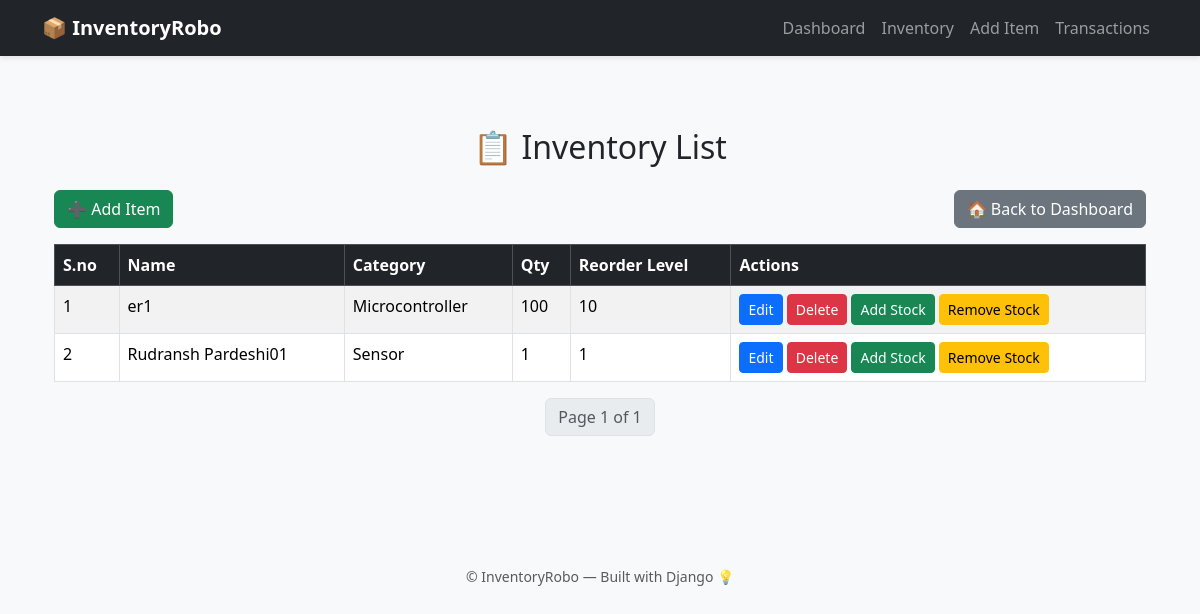
The app's page /inventory/, older data.
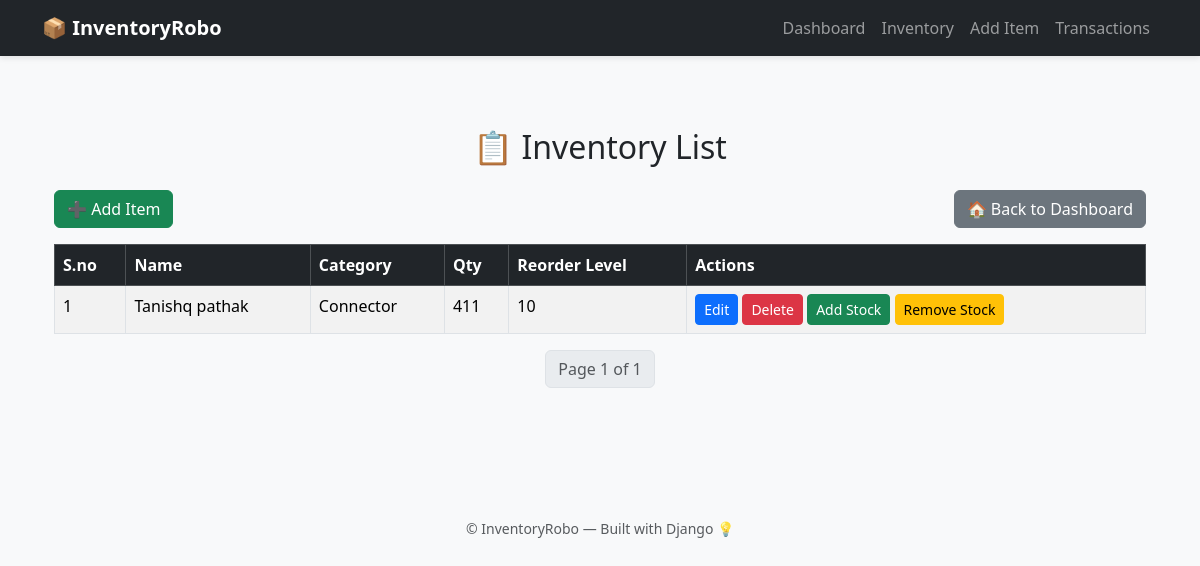
The same page, newer data.
### inventory/models.py (models this page shows, shortened)
class Item(models.Model):
    CATEGORY_CHOICES = [
        ('Sensor', 'Sensor'),
        ('Connector', 'Connector'),
        ('Resistor', 'Resistor'),
        ('Microcontroller', 'Microcontroller'),
        ('Other', 'Other'),
    ]
    serial_no = models.PositiveIntegerField(unique=True, blank=True, null=True)
    name = models.CharField(max_length=100)
    category = models.CharField(max_length=50, choices=CATEGORY_CHOICES)
    custom_category = models.CharField(max_length=100, blank=True, null=True)
    quantity = models.PositiveIntegerField(default=0)
    reorder_level = models.PositiveIntegerField(default=5)
    unit_price = models.DecimalField(max_digits=10, decimal_places=2)
    supplier = models.CharField(max_length=100, blank=True, null=True)
    location = models.CharField(max_length=100, blank=True, null=True)
    description = models.TextField(blank=True, null=True)
    created_at = models.DateTimeField(auto_now_add=True)

### inventory/views.py (the view)
# urls.py: path('inventory/', views.inventory_list, name='inventory_list'),
def inventory_list(request):
    items = Item.objects.all().order_by('serial_no')
    paginator = Paginator(items, 10)
    page_number = request.GET.get('page')
    page_obj = paginator.get_page(page_number)
    context = {
        'items': items,
        'PREDEFINED_CATEGORIES': PREDEFINED_CATEGORIES,
        'page_obj': page_obj,
    }
    return render(request, 'inventory/inventory_list.html', context)

### inventory/templates/inventory/inventory_list.html (shortened to what this page needs)
{% extends 'inventory/base.html' %}
{% load static %}
{% block content %}
<div class="container py-5">
    <h2 class="text-center mb-4">📋 Inventory List</h2>
    <div class="d-flex justify-content-between mb-3">
        <a href="{% url 'add_item' %}" class="btn btn-success">➕ Add Item</a>
        <a href="{% url 'dashboard' %}" class="btn btn-secondary">🏠 Back to Dashboard</a>
    </div>
    <table class="table table-bordered table-striped">
        <thead class="table-dark">
            <tr>
                <th>S.no</th>
                <th>Name</th>
                <th>Category</th>
                <th>Qty</th>
                <th>Reorder Level</th>
                <th>Actions</th>
            </tr>
        </thead>
        <tbody>
            {% for item in page_obj %}
            <tr>
                <td>{{ item.serial_no }}</td>
                <td>{{ item.name }}</td>
                <td>
                    {% if item.category in PREDEFINED_CATEGORIES %}
                        {{ item.category }}
                    {% else %}
                        {{ item.category }} <span class="badge bg-info text-dark">Custom</span>
                    {% endif %}
                </td>
                <td>{{ item.quantity }}</td>
                <td>{{ item.reorder_level }}</td>
                <td>
                    <a href="{% url 'edit_item' item.id %}" class="btn btn-sm btn-primary">Edit</a>
                    <a href="{% url 'delete_item' item.id %}" class="btn btn-sm btn-danger" onclick="return confirm('Are you sure?')">Delete</a>
                    <a href="{% url 'add_stock' item.id %}" class="btn btn-sm btn-success">Add Stock</a>
                    <a href="{% url 'remove_stock' item.id %}" class="btn btn-sm btn-warning">Remove Stock</a>
                </td>
            </tr>
            {% empty %}
            <tr>
                <td colspan="6" class="text-center text-muted">No items available</td>
            </tr>
            {% endfor %}
        </tbody>
    </table>
    <div class="d-flex justify-content-center mt-3">
        <nav>
            <ul class="pagination">
                <li class="page-item disabled">
                    <a class="page-link">Page {{ page_obj.number }} of {{ page_obj.paginator.num_pages }}</a>
                </li>
            </ul>
        </nav>
    </div>
</div>
{% endblock %}

Row changes from the older to the newer data that the page shows:
removed Item: serial_no "1", name "er1", category "Microcontroller", quantity "100", reorder_level "10"
removed Item: serial_no "2", name "Rudransh Pardeshi01", category "Sensor", quantity "1", reorder_level "1"
added Item: serial_no "1", name "Tanishq pathak", category "Connector", quantity "411", reorder_level "10"
